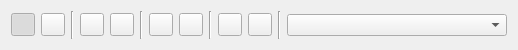
<?xml version="1.0" encoding="UTF-8"?>
<ui version="4.0">
 <class>IsoProject</class>
 <widget class="QWidget" name="IsoProject">
  <property name="geometry">
   <rect>
    <x>0</x>
    <y>0</y>
    <width>518</width>
    <height>50</height>
   </rect>
  </property>
  <layout class="QHBoxLayout" name="horizontalLayout">
   <item>
    <widget class="QToolButton" name="Top">
     <property name="toolTip">
      <string>Top</string>
     </property>
     <property name="icon">
      <iconset>
       <normaloff>Top.svg</normaloff>Top.svg</iconset>
     </property>
     <property name="checkable">
      <bool>true</bool>
     </property>
     <property name="checked">
      <bool>true</bool>
     </property>
     <attribute name="buttonGroup">
      <string notr="true">ProjectionType</string>
     </attribute>
    </widget>
   </item>
   <item>
    <widget class="QToolButton" name="Bottom">
     <property name="toolTip">
      <string>Bottom</string>
     </property>
     <property name="icon">
      <iconset>
       <normaloff>Bottom.svg</normaloff>Bottom.svg</iconset>
     </property>
     <property name="checkable">
      <bool>true</bool>
     </property>
     <attribute name="buttonGroup">
      <string notr="true">ProjectionType</string>
     </attribute>
    </widget>
   </item>
   <item>
    <widget class="Line" name="line_2">
     <property name="orientation">
      <enum>Qt::Vertical</enum>
     </property>
    </widget>
   </item>
   <item>
    <widget class="QToolButton" name="Left">
     <property name="toolTip">
      <string>Left</string>
     </property>
     <property name="icon">
      <iconset>
       <normaloff>Left.svg</normaloff>Left.svg</iconset>
     </property>
     <property name="checkable">
      <bool>true</bool>
     </property>
     <attribute name="buttonGroup">
      <string notr="true">ProjectionType</string>
     </attribute>
    </widget>
   </item>
   <item>
    <widget class="QToolButton" name="LeftBack">
     <property name="toolTip">
      <string>Left back</string>
     </property>
     <property name="icon">
      <iconset>
       <normaloff>LeftBack.svg</normaloff>LeftBack.svg</iconset>
     </property>
     <property name="checkable">
      <bool>true</bool>
     </property>
     <attribute name="buttonGroup">
      <string notr="true">ProjectionType</string>
     </attribute>
    </widget>
   </item>
   <item>
    <widget class="Line" name="line_3">
     <property name="orientation">
      <enum>Qt::Vertical</enum>
     </property>
    </widget>
   </item>
   <item>
    <widget class="QToolButton" name="Right">
     <property name="toolTip">
      <string>Right</string>
     </property>
     <property name="icon">
      <iconset>
       <normaloff>Right.svg</normaloff>Right.svg</iconset>
     </property>
     <property name="checkable">
      <bool>true</bool>
     </property>
     <attribute name="buttonGroup">
      <string notr="true">ProjectionType</string>
     </attribute>
    </widget>
   </item>
   <item>
    <widget class="QToolButton" name="RightBack">
     <property name="toolTip">
      <string>Right back</string>
     </property>
     <property name="icon">
      <iconset>
       <normaloff>RightBack.svg</normaloff>RightBack.svg</iconset>
     </property>
     <property name="checkable">
      <bool>true</bool>
     </property>
     <attribute name="buttonGroup">
      <string notr="true">ProjectionType</string>
     </attribute>
    </widget>
   </item>
   <item>
    <widget class="Line" name="line">
     <property name="orientation">
      <enum>Qt::Vertical</enum>
     </property>
    </widget>
   </item>
   <item>
    <widget class="QToolButton" name="RotateCCW">
     <property name="toolTip">
      <string>Rotate selection counter-clockwise before projection</string>
     </property>
     <property name="icon">
      <iconset>
       <normaloff>RotateCCW.svg</normaloff>RotateCCW.svg</iconset>
     </property>
    </widget>
   </item>
   <item>
    <widget class="QToolButton" name="RotateCW">
     <property name="toolTip">
      <string>Rotate selection clockwise before projection</string>
     </property>
     <property name="icon">
      <iconset>
       <normaloff>RotateCW.svg</normaloff>RotateCW.svg</iconset>
     </property>
    </widget>
   </item>
   <item>
    <widget class="Line" name="line_4">
     <property name="orientation">
      <enum>Qt::Vertical</enum>
     </property>
    </widget>
   </item>
   <item>
    <widget class="QComboBox" name="Method"/>
   </item>
  </layout>
 </widget>
 <resources/>
 <connections/>
 <buttongroups>
  <buttongroup name="ProjectionType"/>
 </buttongroups>
</ui>
